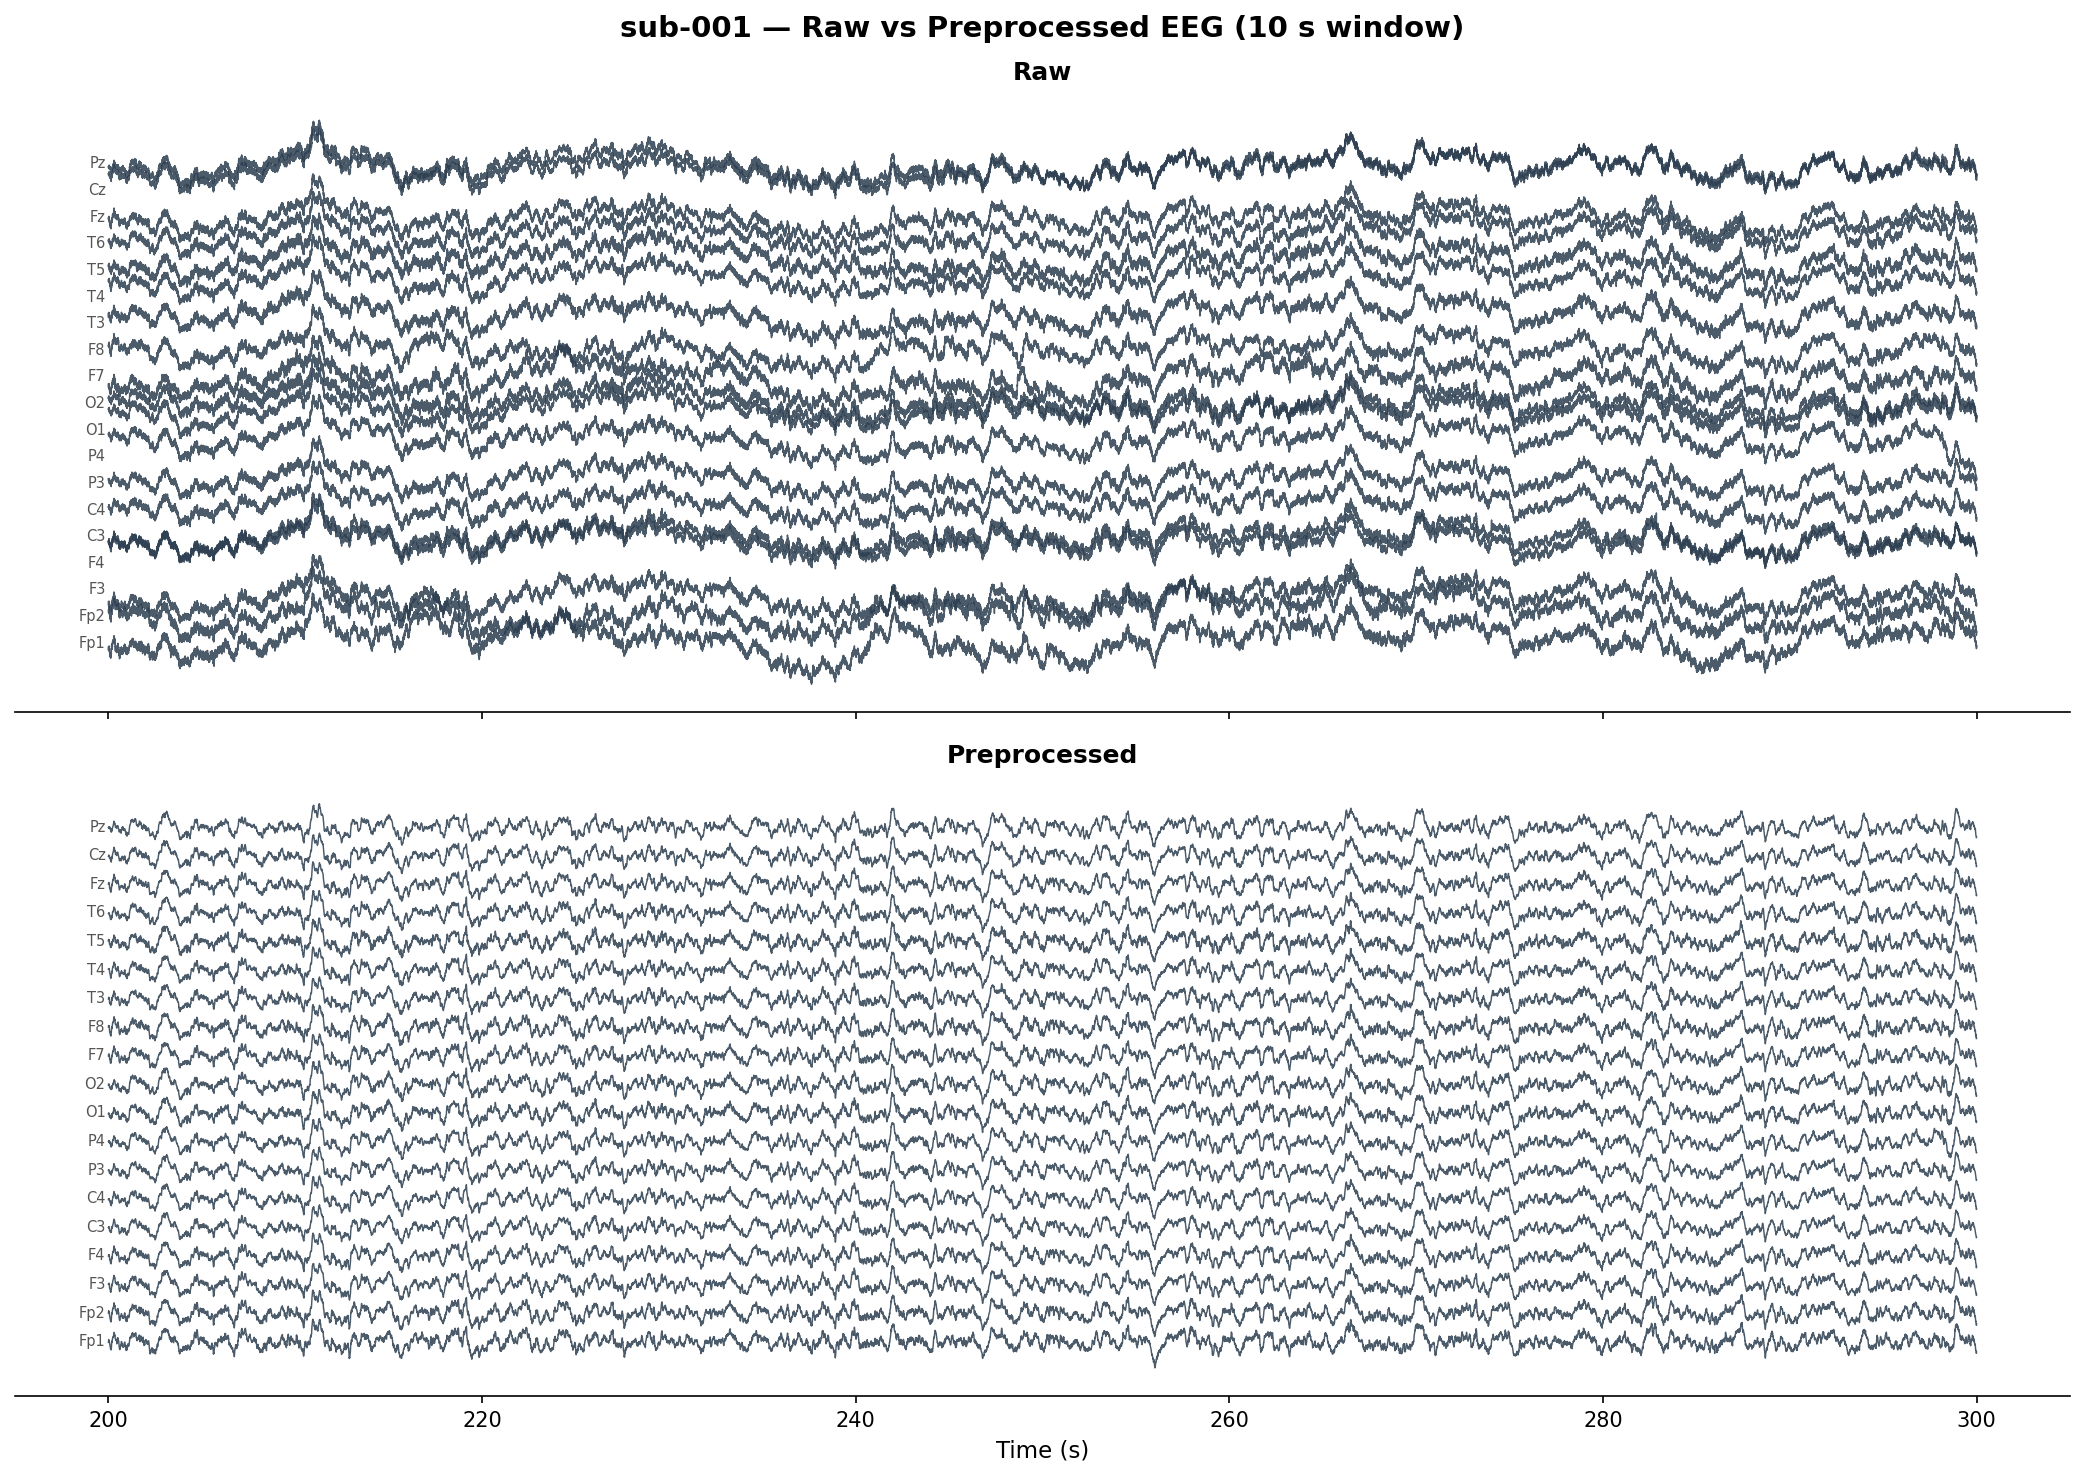

The Python source for this figure:
import mne
import matplotlib
matplotlib.use('Agg')
import matplotlib.pyplot as plt
import numpy as np

mne.set_log_level('WARNING')

raw_raw  = mne.io.read_raw_eeglab('ds004504/sub-001/eeg/sub-001_task-eyesclosed_eeg.set', preload=True, verbose=False)
raw_prep = mne.io.read_raw_eeglab('ds004504/derivatives/sub-001/eeg/sub-001_task-eyesclosed_eeg.set', preload=True, verbose=False)

sfreq = raw_raw.info['sfreq']
t0, t1 = 200, 300   # 10-second window

fig, axes = plt.subplots(2, 1, figsize=(14, 10), sharex=True)
fig.suptitle('sub-001 — Raw vs Preprocessed EEG (10 s window)', fontsize=14, fontweight='bold')

for ax, raw, label in zip(axes, [raw_raw, raw_prep], ['Raw', 'Preprocessed']):
    data, times = raw[:, int(t0 * sfreq):int(t1 * sfreq)]
    data_uv = data * 1e6
    spacing = 150
    for i, ch in enumerate(raw.ch_names):
        ax.plot(times, data_uv[i] + i * spacing, lw=0.7, color='#2c3e50', alpha=0.85)
        ax.text(times[0] - 0.15, i * spacing, ch, ha='right', va='center', fontsize=7, color='#555')
    ax.set_title(label, fontsize=12, fontweight='bold')
    ax.set_yticks([])
    ax.spines[['left', 'top', 'right']].set_visible(False)

axes[-1].set_xlabel('Time (s)', fontsize=11)
plt.tight_layout()
fig.savefig('compare_data.png', dpi=150, bbox_inches='tight')
print("Saved compare_data.png")
